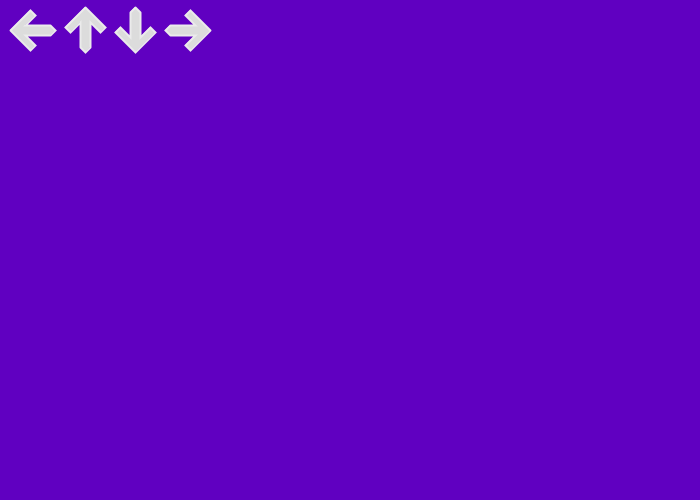
Frame 1 (no input)
Frame 60 (the mouse pressed at the canvas centre just before this capture): identical to frame 1, image omitted
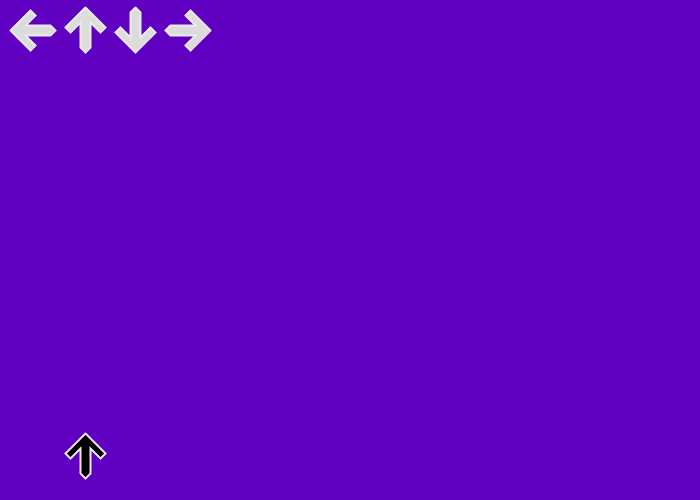
Frame 120 (the mouse held since frame 60 and released just before this capture)

The Processing sketch that drew these frames (run headless with seeded random() and noise(); from frame 60 on, the mouse is pressed at the canvas centre):

// Processing sketch: sketch
// ── sketch.pde
import java.util.ArrayList;

Arrow right, left, up, down;
Arrow[] matchArrs;
ArrayList<String> moves;
ArrayList<Arrow> moveArrs;
int ctr;
int _score;
color backgroundcolor;

void setup(){
  size(700,500);
  frameRate(60);
  backgroundcolor = color(96,0,193);
  ctrSetup();
  moveSetup();
  arrowSetup();
  arrowDraw();
}

void draw(){
  background(backgroundcolor);
  arrowDraw();
  arrMove();
  if(moves.size() > 0){
    checkMove();
  }
  count();
  if(ctr == 0){
    addMove();
  }
}

void ctrSetup(){
  ctr = 0;
}

void moveSetup(){
  moves = new ArrayList<String>();
  moveArrs = new ArrayList<Arrow>();
}

void arrowSetup(){
  matchArrs = new Arrow[4];
  
  //  ******************* RIGHT ARROW SETUP BEGIN *******************
  matchArrs[0] = new Arrow(0);
  //  ******************** RIGHT ARROW SETUP END ********************
  
  //  ******************* LEFT ARROW SETUP BEGIN ********************
  matchArrs[1] = new Arrow(1); 
  //  ******************** LEFT ARROW SETUP END *********************
  
  //  ********************* UP ARROW SETUP BEGIN ********************
  matchArrs[2] = new Arrow(2);
  //  ********************** UP ARROW SETUP END *********************
  
  //  ******************** DOWN ARROW SETUP BEGIN *******************
  matchArrs[3] = new Arrow(3);
  //  ********************* DOWN ARROW SETUP END ********************
}

void arrowDraw(){
  for(Arrow p : matchArrs){
    shape(p.arrowShape);
  }
  for(Arrow p : moveArrs){
    shape(p.arrowShape);
  }
}

void addMove(){
  double decision = Math.random();
  if(decision < 0.25){
    moves.add("w");
    Arrow temp = new Arrow(2);
    temp.tempSet();
    moveArrs.add(temp);
  }else if(decision < 0.5){
    moves.add("a");
    Arrow temp = new Arrow(0);
    temp.tempSet();
    moveArrs.add(temp);
  }else if(decision < 0.75){
    moves.add("s");
    Arrow temp = new Arrow(3);
    temp.tempSet();
    moveArrs.add(temp);
  }else{
    moves.add("d");
    Arrow temp = new Arrow(1);
    temp.tempSet();
    moveArrs.add(temp);
  }
}

void removeMove(int pos){
  score();
  moves.remove(pos);
  moveArrs.remove(pos);
}

void keyPressed(){
  int pos = find(key + "", moves);
  if(pos != -1){
    removeMove(pos);
  }
}

void arrMove(){
  int len = moveArrs.size();
  for(int i = 0; i < len; i++){
    moveArrs.get(i).moveUp();
  }
}

int find(String x, ArrayList<String> arr){
  int rtrnVal = 0;
  for(String s : arr){
    if(x.equals(s)){
      return rtrnVal;
    }else{
      rtrnVal++;
    }
  }
  
  return -1;
}

void count(){
  if(ctr == 60){
    ctr = 0;
  }else{
    ctr++;
  }
}

void checkMove(){
  if(moves.get(0) == "w"){
    if(moveArrs.get(0).getY(1) < 0){
      removeMove(0);
    }
  }else if(moves.get(0) == "a"){
    if(moveArrs.get(0).getY(2) < 0){
      removeMove(0);
    }
  }else if(moves.get(0) == "s"){
    if(moveArrs.get(0).getY(1) < 0){
      removeMove(0);
    }
  }else{
    if(moveArrs.get(0).getY(2) < 0){
      removeMove(0);
    }
  }
}
void score() {
  if (moves.get(0) == "w" || moves.get(0) == "s") {
    if (moveArrs.get(0).getY(1) == 52) {
      _score += 7; //flawless
    }
  }
  else {
    if (moveArrs.get(0).getY(2) == 50) {
      _score += 7; //flawless
    }
  }
  
}

// ── Arrow.pde
class Arrow {

PShape arrowShape;

public Arrow(int i) {
  arrowShape = makeArrow(i); 
  setFS();
}

PShape makeArrow(int i){
  PShape rtrnShape = createShape();
  if(i == 0){//right
    rtrnShape.beginShape();
    rtrnShape.strokeWeight(2);
    rtrnShape.vertex(10,30);
    rtrnShape.vertex(30,10);
    rtrnShape.vertex(35,15);
    rtrnShape.vertex(25,25);
    rtrnShape.vertex(50,25);
    rtrnShape.vertex(55,30);
    rtrnShape.vertex(50,35);
    rtrnShape.vertex(25,35);
    rtrnShape.vertex(35,45);
    rtrnShape.vertex(30,50);
    rtrnShape.vertex(10,30);
    rtrnShape.endShape();
  }else if(i == 1){//left
    rtrnShape.beginShape();
    rtrnShape.strokeWeight(2);
    rtrnShape.vertex(210,30);
    rtrnShape.vertex(190,10);
    rtrnShape.vertex(185,15);
    rtrnShape.vertex(195,25);
    rtrnShape.vertex(170,25);
    rtrnShape.vertex(165,30);
    rtrnShape.vertex(170,35);
    rtrnShape.vertex(195,35);
    rtrnShape.vertex(185,45);
    rtrnShape.vertex(190,50);
    rtrnShape.vertex(210,30);
    rtrnShape.endShape();
  }else if(i == 2){//up
    rtrnShape.beginShape();
    rtrnShape.strokeWeight(2);
    rtrnShape.vertex(85,7);
    rtrnShape.vertex(65,27);
    rtrnShape.vertex(70,32);
    rtrnShape.vertex(80,22);
    rtrnShape.vertex(80,47);
    rtrnShape.vertex(85,52);
    rtrnShape.vertex(90,47);
    rtrnShape.vertex(90,22);
    rtrnShape.vertex(100,32);
    rtrnShape.vertex(105,27);
    rtrnShape.vertex(85,7);
    rtrnShape.endShape();
  }else{//down
    rtrnShape.beginShape();
    rtrnShape.strokeWeight(2);
    rtrnShape.vertex(135,7);
    rtrnShape.vertex(140,12);
    rtrnShape.vertex(140,37);
    rtrnShape.vertex(150,27);
    rtrnShape.vertex(155,32);
    rtrnShape.vertex(135,52);
    rtrnShape.vertex(115,32);
    rtrnShape.vertex(120,27);
    rtrnShape.vertex(130,37);
    rtrnShape.vertex(130,12);
    rtrnShape.vertex(135,7);
    rtrnShape.endShape();
  }
  return rtrnShape;
}

void setFS(){
 arrowShape.setFill(220);
 arrowShape.setStroke(235);
}

void tempSet(){
  arrowShape.setFill(0);
  arrowShape.translate(0,600);
}

void moveUp(){
  arrowShape.translate(0,-3);
}

float getY(int i) {
  if (i == 1)
    return arrowShape.getVertex(6).y;
  else
    return arrowShape.getVertex(10).y;
}   

}
